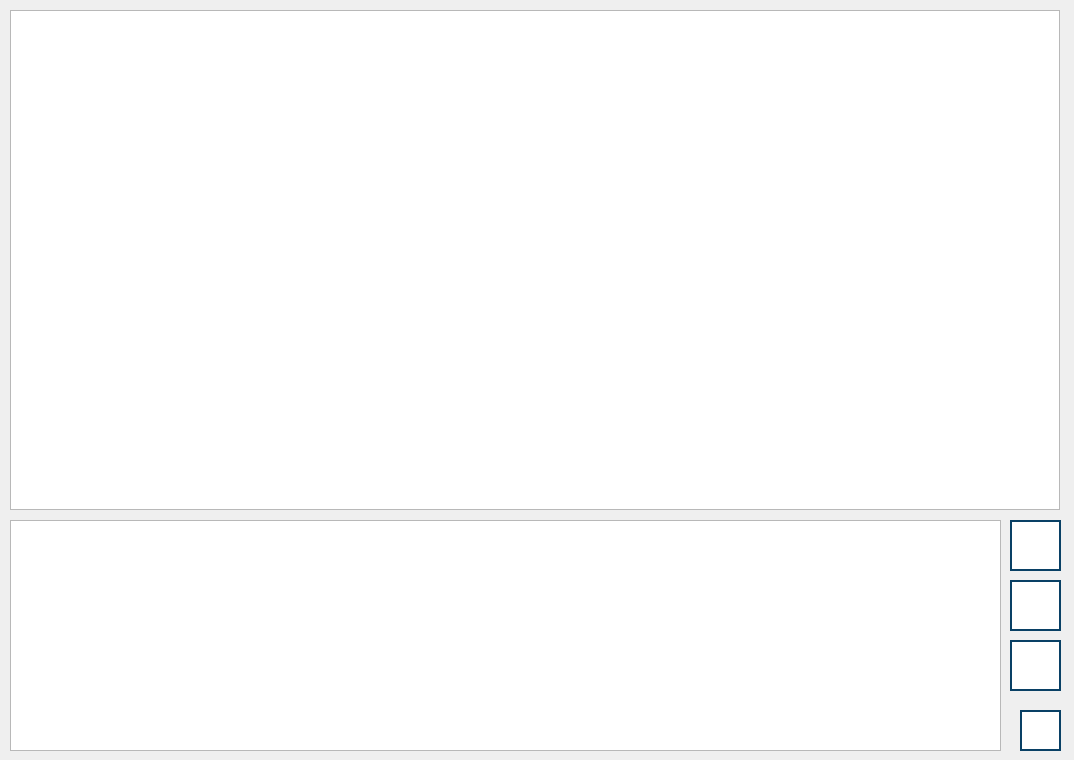
<?xml version="1.0" encoding="UTF-8"?>
<ui version="4.0">
 <class>DemonstrationWindow</class>
 <widget class="QDialog" name="DemonstrationWindow">
  <property name="geometry">
   <rect>
    <x>0</x>
    <y>0</y>
    <width>1074</width>
    <height>760</height>
   </rect>
  </property>
  <property name="windowTitle">
   <string>Демонстрация | Ray Tracing | Alpha 1.1v</string>
  </property>
  <widget class="QTextBrowser" name="text_description">
   <property name="geometry">
    <rect>
     <x>10</x>
     <y>520</y>
     <width>991</width>
     <height>231</height>
    </rect>
   </property>
   <property name="font">
    <font>
     <family>Times New Roman</family>
    </font>
   </property>
  </widget>
  <widget class="QGraphicsView" name="view_demo">
   <property name="geometry">
    <rect>
     <x>10</x>
     <y>10</y>
     <width>1050</width>
     <height>500</height>
    </rect>
   </property>
  </widget>
  <widget class="QPushButton" name="button_start_demo">
   <property name="geometry">
    <rect>
     <x>1010</x>
     <y>520</y>
     <width>51</width>
     <height>51</height>
    </rect>
   </property>
   <property name="toolTip">
    <string>Начать демонстрацию</string>
   </property>
   <property name="styleSheet">
    <string notr="true">QPushButton {
    background-color: rgb(255, 255, 255);
    border: 2px solid #094065;
}

QPushButton:pressed {
    background-color:  rgb(118, 118, 118);
}
</string>
   </property>
   <property name="text">
    <string/>
   </property>
   <property name="icon">
    <iconset>
     <normaloff>images/start-button.png</normaloff>images/start-button.png</iconset>
   </property>
   <property name="iconSize">
    <size>
     <width>96</width>
     <height>96</height>
    </size>
   </property>
   <property name="flat">
    <bool>false</bool>
   </property>
  </widget>
  <widget class="QPushButton" name="button_help">
   <property name="geometry">
    <rect>
     <x>1020</x>
     <y>710</y>
     <width>41</width>
     <height>41</height>
    </rect>
   </property>
   <property name="toolTip">
    <string>Получить справку</string>
   </property>
   <property name="styleSheet">
    <string notr="true">QPushButton {
    background-color: rgb(255, 255, 255);
    border: 2px solid #094065;
}

QPushButton:pressed {
    background-color:  rgb(118, 118, 118);
}
</string>
   </property>
   <property name="text">
    <string/>
   </property>
   <property name="icon">
    <iconset>
     <normaloff>images/help-button.png</normaloff>images/help-button.png</iconset>
   </property>
   <property name="iconSize">
    <size>
     <width>64</width>
     <height>64</height>
    </size>
   </property>
   <property name="flat">
    <bool>false</bool>
   </property>
  </widget>
  <widget class="QPushButton" name="button_prev_step">
   <property name="geometry">
    <rect>
     <x>1010</x>
     <y>640</y>
     <width>51</width>
     <height>51</height>
    </rect>
   </property>
   <property name="toolTip">
    <string>К предыдущему шагу</string>
   </property>
   <property name="styleSheet">
    <string notr="true">QPushButton {
    background-color: rgb(255, 255, 255);
    border: 2px solid #094065;
}

QPushButton:pressed {
    background-color:  rgb(118, 118, 118);
}
</string>
   </property>
   <property name="text">
    <string/>
   </property>
   <property name="icon">
    <iconset>
     <normaloff>images/prev-page.png</normaloff>images/prev-page.png</iconset>
   </property>
   <property name="iconSize">
    <size>
     <width>96</width>
     <height>96</height>
    </size>
   </property>
   <property name="flat">
    <bool>false</bool>
   </property>
  </widget>
  <widget class="QPushButton" name="button_next_step">
   <property name="geometry">
    <rect>
     <x>1010</x>
     <y>580</y>
     <width>51</width>
     <height>51</height>
    </rect>
   </property>
   <property name="toolTip">
    <string>К следующему шагу</string>
   </property>
   <property name="styleSheet">
    <string notr="true">QPushButton {
    background-color: rgb(255, 255, 255);
    border: 2px solid #094065;
}

QPushButton:pressed {
    background-color:  rgb(118, 118, 118);
}
</string>
   </property>
   <property name="text">
    <string/>
   </property>
   <property name="icon">
    <iconset>
     <normaloff>images/next-page.png</normaloff>images/next-page.png</iconset>
   </property>
   <property name="iconSize">
    <size>
     <width>96</width>
     <height>96</height>
    </size>
   </property>
   <property name="flat">
    <bool>false</bool>
   </property>
  </widget>
 </widget>
 <resources/>
 <connections/>
</ui>
